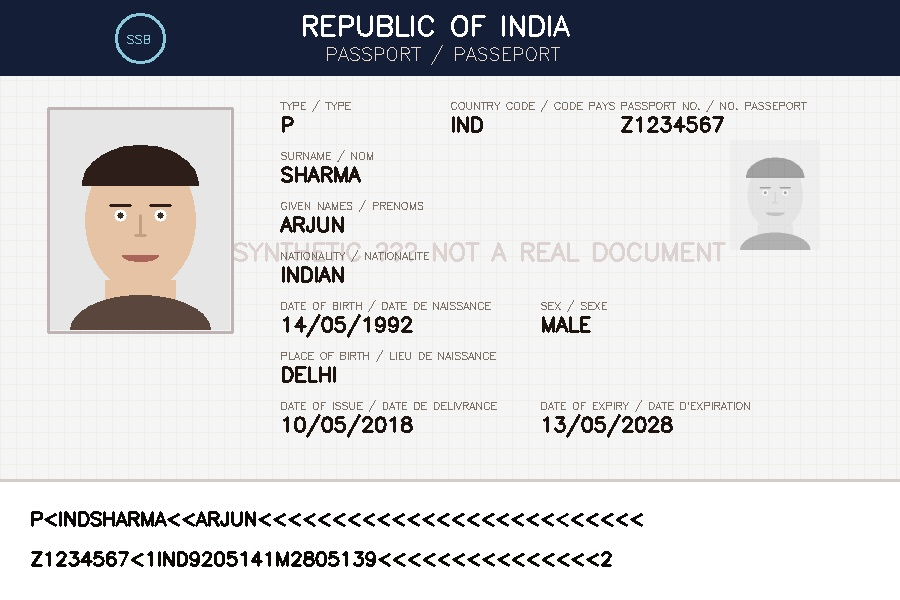
#> input picture data/genuine/case01_genuine_arjun.jpg, 900 x 600 px
$ python -i edge_analysis.py   (imports and definitions only)   (older library calls are emulated)
#> lines starting #> are read from the running program, lines starting #| are printed output that depends on the picture; after the words box and inside, x2 and y2 are one past the last pixel; in counts of white or black regions, pixels touching at a corner belong together
"""
SatyaScan Edge & Boundary Splicing Analysis
Analyzes gradient discontinuities and edge consistency around portrait windows
and document text zones to detect synthetic insertion or digital cutout artifacts.
"""

from typing import Dict, Any
import cv2
import numpy as np


class EdgeDiscontinuityAnalyzer:
    """
    Evaluates boundary transition sharpness and gradient gradients.
    Pasted/spliced elements typically have unnaturally steep or blurred edge gradients
    relative to natural document paper grain and guilloche patterns.
    """

    def __init__(self):
        self.version = "EdgeAnalysis-v1.0"

    def analyze(self, image_input: Any) -> Dict[str, Any]:
        """
        Calculates Sobel gradients, Canny edge densities, and border gradient jumps.
        """
        if isinstance(image_input, str):
            img = cv2.imread(image_input)
#> img is the input picture: shape (600, 900, 3); mean B, G, R 209.6, 207.8, 207.8
        elif isinstance(image_input, np.ndarray):
            img = image_input
        else:
            return {"error": "Invalid image input"}

        gray = cv2.cvtColor(img, cv2.COLOR_BGR2GRAY) if len(img.shape) == 3 else img
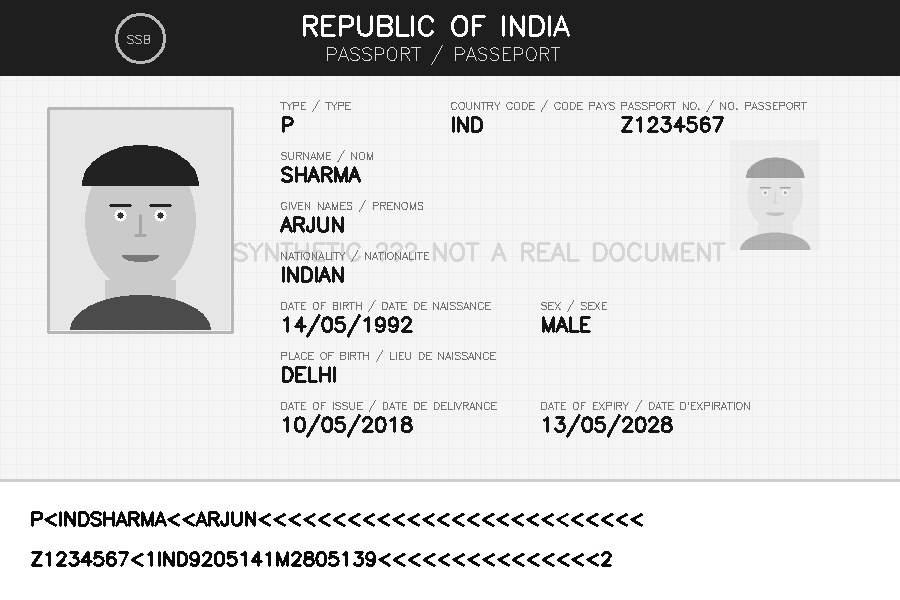
#> gray: shape (600, 900); min 3, max 255, mean 208.1
        h, w = gray.shape[:2]
#> h = 600; w = 900

        # 1. Compute Sobel gradients in X and Y
        sobelx = cv2.Sobel(gray, cv2.CV_64F, 1, 0, ksize=3)
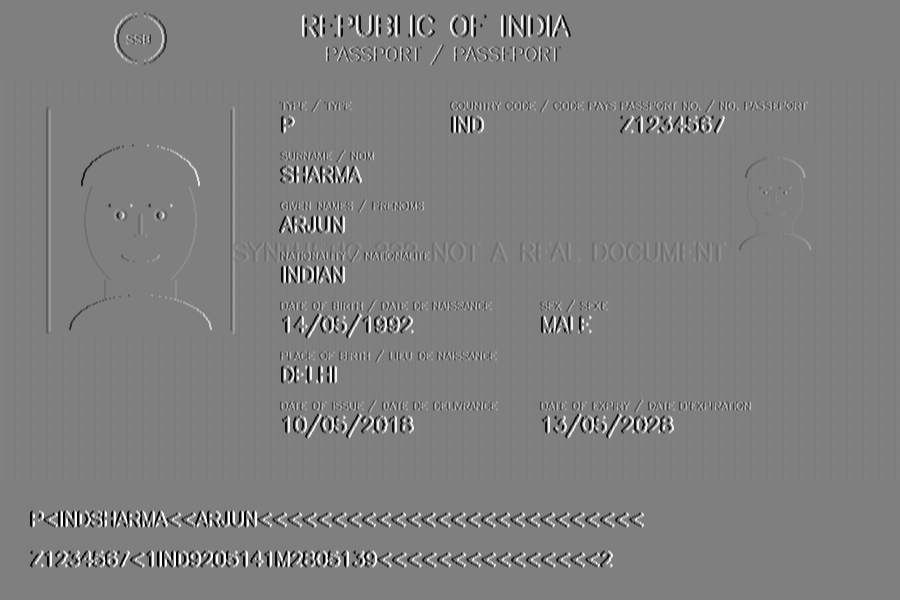
#> sobelx: shape (600, 900) float64; min -984, max 985, mean 0; drawn with min black and max white
        sobely = cv2.Sobel(gray, cv2.CV_64F, 0, 1, ksize=3)
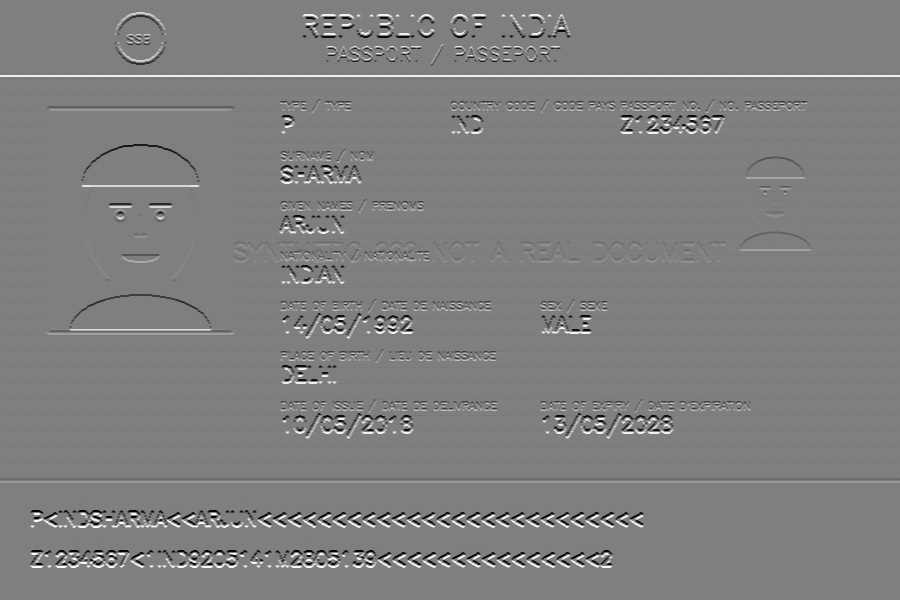
#> sobely: shape (600, 900) float64; min -985, max 987, mean 3; drawn with min black and max white
        gradient_mag = np.sqrt(sobelx**2 + sobely**2)
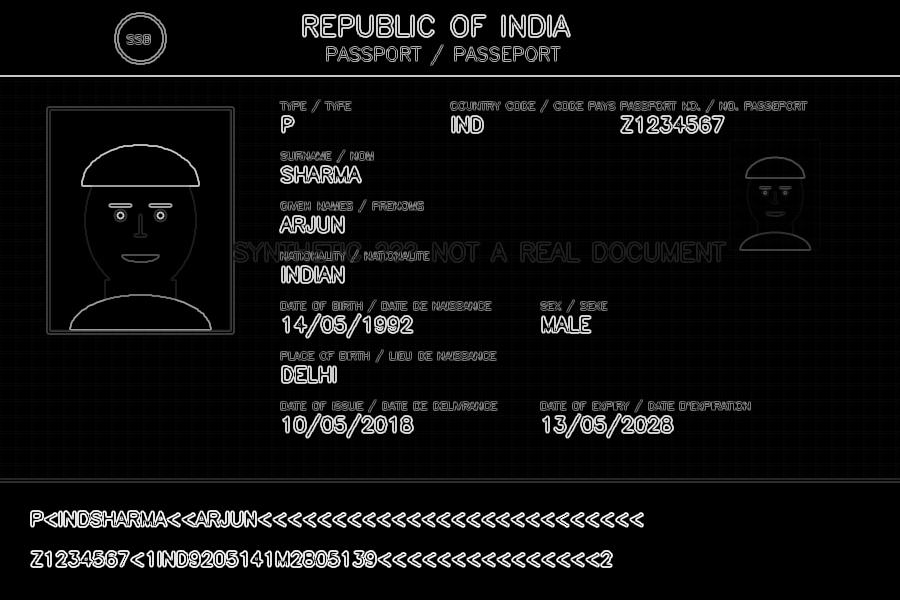
#> gradient_mag: shape (600, 900) float64; min 0, max 1101.9, mean 59.9; drawn with min black and max white

        # 2. Analyze portrait window sub-region (typically left 10%-45% width, 20%-70% height in TD3 passports)
        px1, py1 = int(w * 0.08), int(h * 0.15)
#> px1 = 72; py1 = 90
        px2, py2 = int(w * 0.45), int(h * 0.75)
#> px2 = 405; py2 = 450
        portrait_zone = gradient_mag[py1:py2, px1:px2]
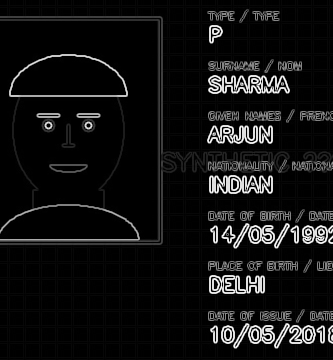
#> portrait_zone: shape (360, 333) float64; min 0, max 1012, mean 74.4; drawn with min black and max white

        # 3. Analyze boundary strip of the portrait window (outer 15 pixels)
        # Splicing shows an abrupt jump in gradient magnitude along the cutout seam
        boundary_mask = np.zeros_like(gray, dtype=np.uint8)
        cv2.rectangle(boundary_mask, (px1, py1), (px2, py2), 255, thickness=12)
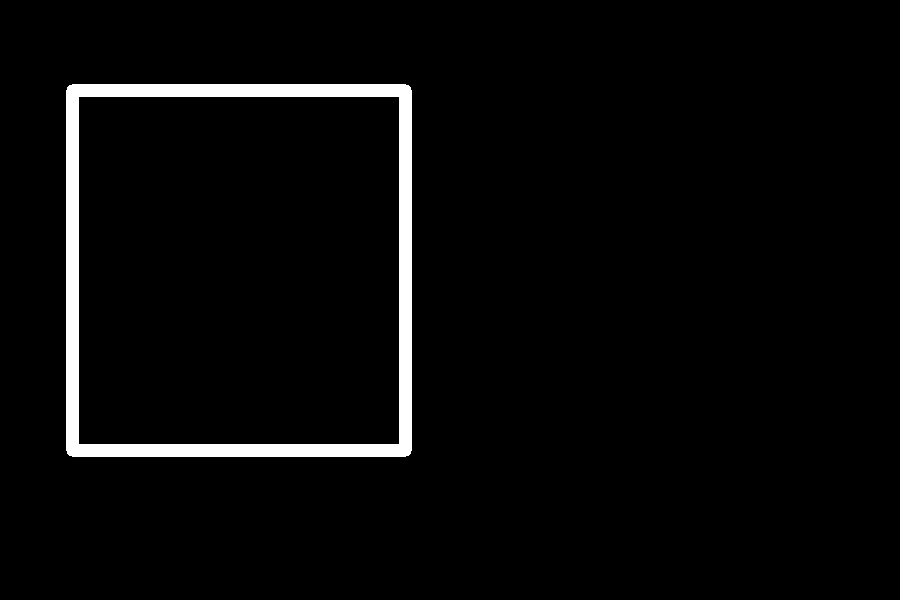
#> boundary_mask: shape (600, 900); 3.3% white; 1 white region, box (x1, y1, x2, y2) and area: (66, 84, 412, 457) 17962

        boundary_gradients = gradient_mag[boundary_mask > 0]
#> boundary_gradients = 17962 values, max 1005.8 at index 13017, min 0 at index 1, mean 32.93
        mean_boundary_grad = float(np.mean(boundary_gradients)) if len(boundary_gradients) > 0 else 0.0
#> mean_boundary_grad = 32.93
        doc_mean_grad = float(np.mean(gradient_mag)) if gradient_mag.size > 0 else 1.0
#> doc_mean_grad = 59.85

        boundary_jump_ratio = mean_boundary_grad / max(doc_mean_grad, 0.1)
#> boundary_jump_ratio = 0.55

        # Anomaly score based on seam gradient jump
        raw_score = (boundary_jump_ratio - 1.8) * 35.0
#> raw_score = -43.74
        anomaly_score = round(min(max(float(raw_score), 0.0), 100.0), 1)
#> anomaly_score = 0

        observation = (
            f"Mean document gradient: {doc_mean_grad:.2f}. "
            f"Portrait boundary gradient: {mean_boundary_grad:.2f} (jump ratio: {boundary_jump_ratio:.2f})."
        )

        interpretation = (
            "Abrupt edge gradient jump detected around portrait boundary. Possible photo replacement or digital insertion seam."
            if anomaly_score >= 45.0 else
            "Edge gradient transitions are consistent with authentic printing and document paper texture."
        )

        return {
            "technique": "Edge & Boundary Analysis",
            "anomaly_score": anomaly_score,
            "document_mean_gradient": round(doc_mean_grad, 2),
            "boundary_mean_gradient": round(mean_boundary_grad, 2),
            "boundary_jump_ratio": round(boundary_jump_ratio, 2),
            "observation": observation,
            "interpretation": interpretation,
            "recommendation": "Inspect portrait border under magnification for digital seams." if anomaly_score >= 45.0 else "Normal boundary baseline."
        }

>>> result = EdgeDiscontinuityAnalyzer().analyze('../../data/genuine/case01_genuine_arjun.jpg')
#> result = 8 items
